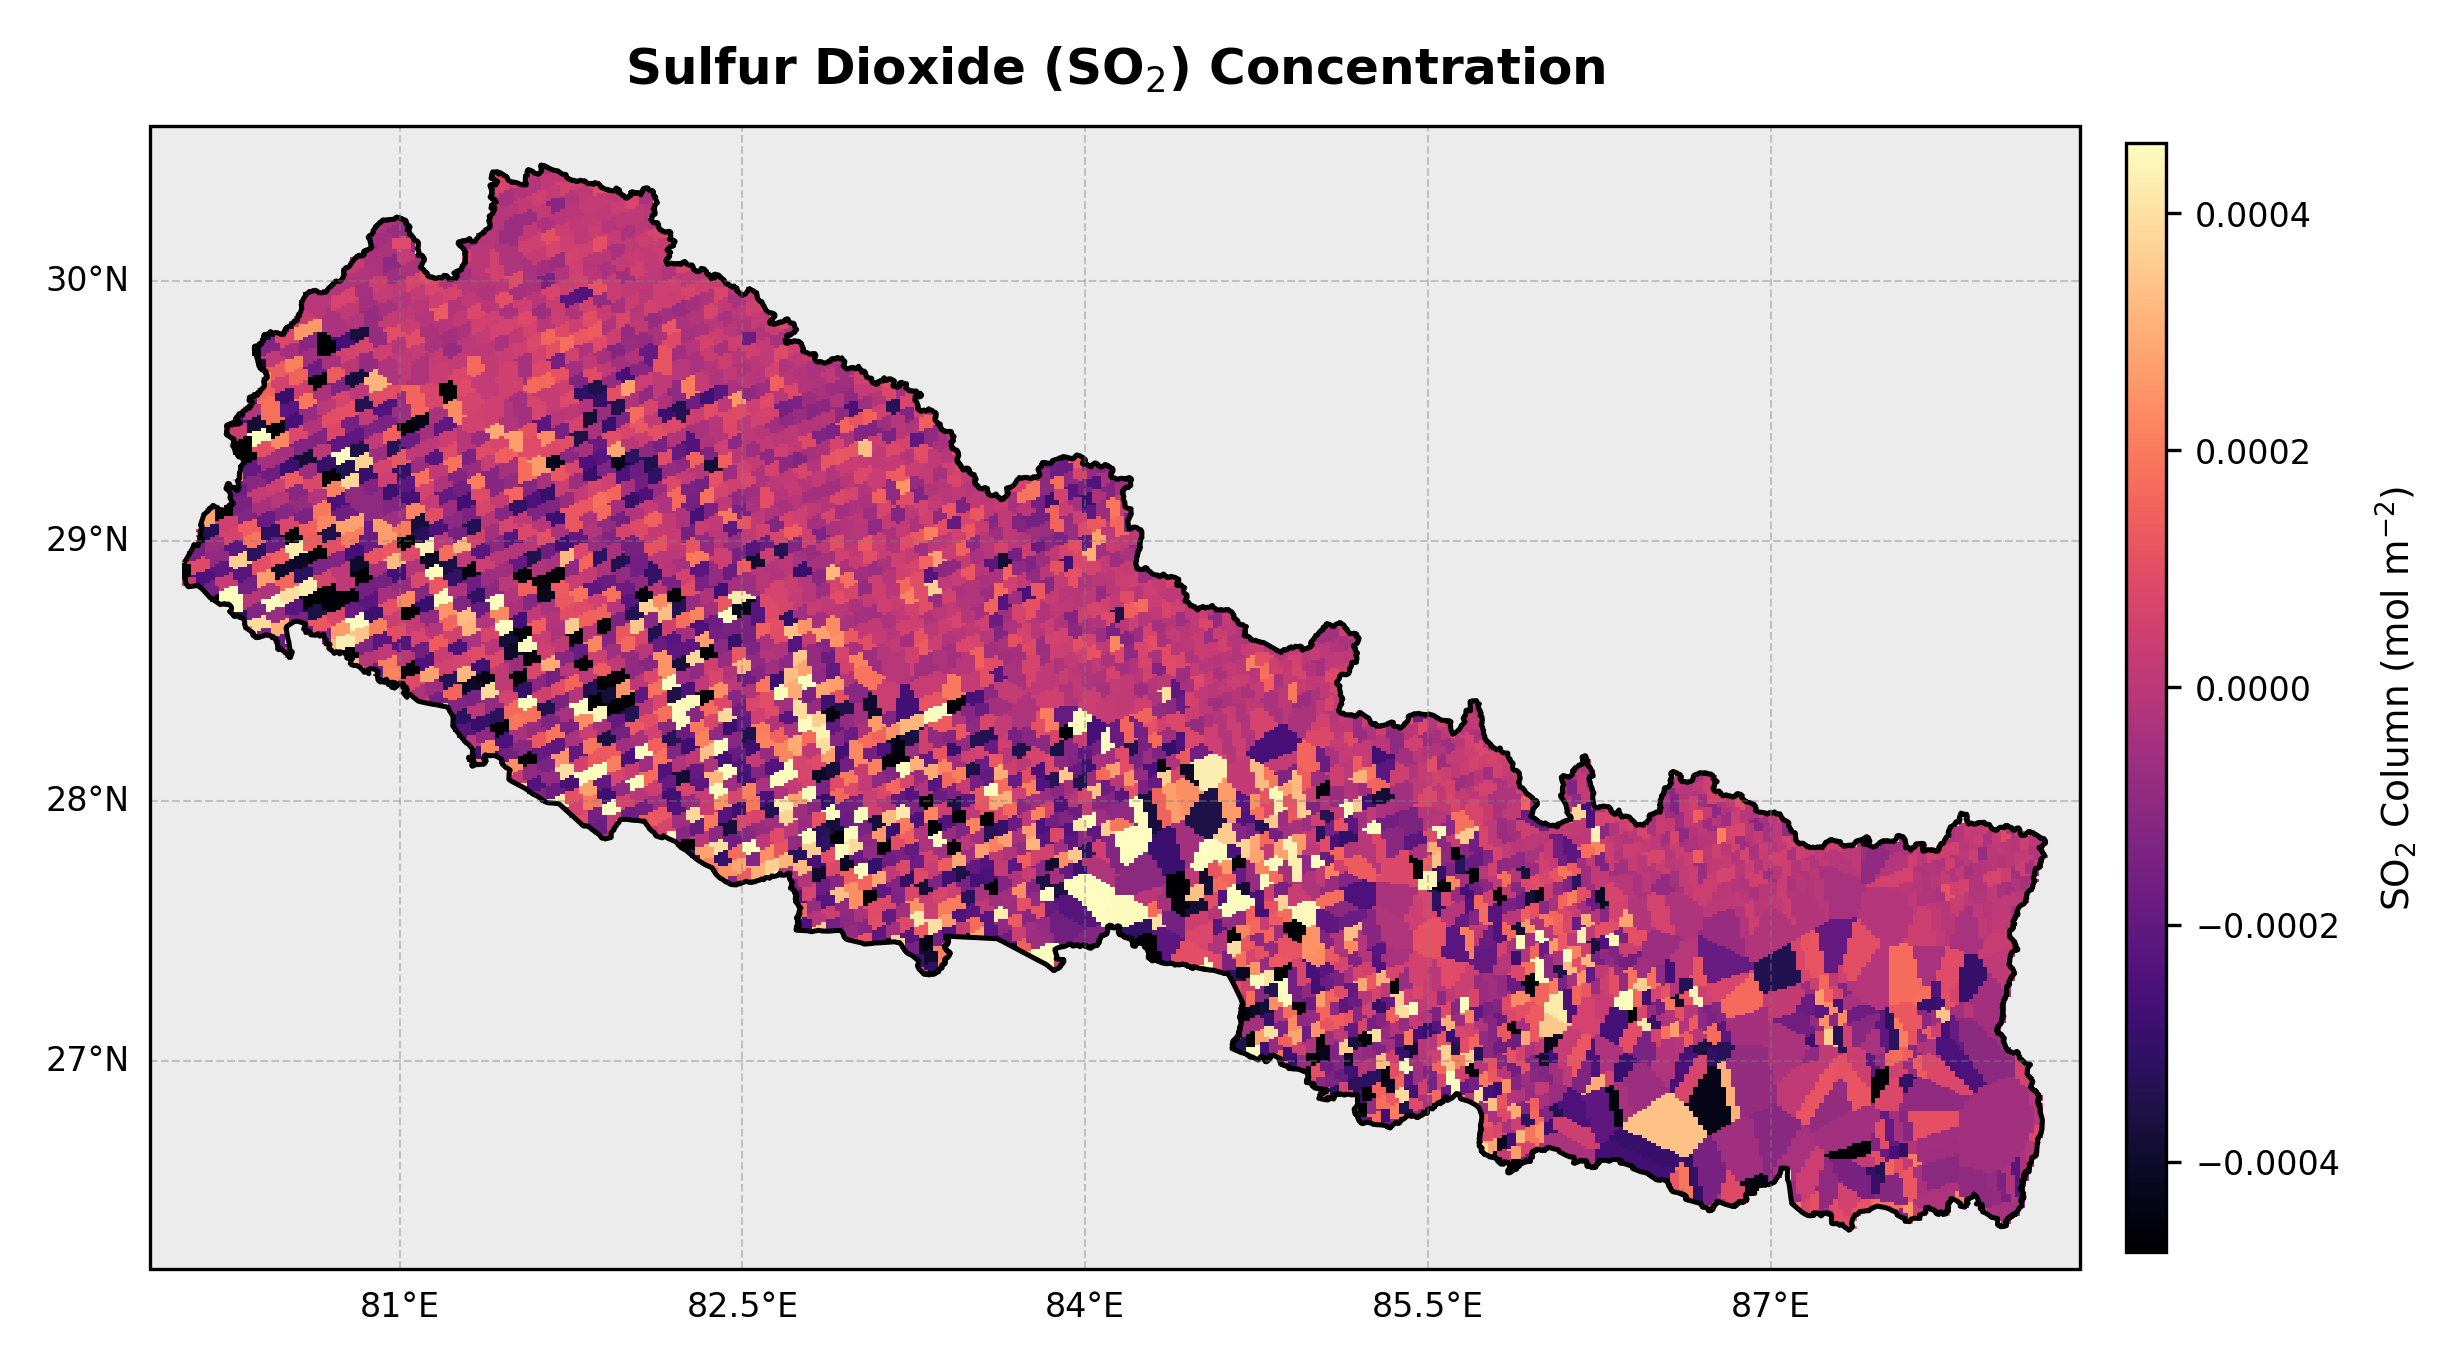

Reproduce this figure in Python.
import netCDF4 as nc
import numpy as np
import matplotlib.pyplot as plt
import cartopy.crs as ccrs
import cartopy.feature as cfeature
import geopandas as gpd
from scipy.interpolate import griddata
from rasterio import features
from affine import Affine
import warnings

warnings.filterwarnings("ignore")

# ── File Paths ────────────────────────────────────────────────────────
nc_file        = r"C:\Users\samue\Documents\Conferences\Space\SO2\SO2_Data.nc"
shapefile_path = r"C:\Users\samue\Documents\Conferences\Space\npl_admin_boundaries_shp\npl_admin0.shp"

# ── Read Data ─────────────────────────────────────────────────────────
ds   = nc.Dataset(nc_file)
prod = ds.groups['PRODUCT']

lon      = prod.variables['longitude'][:].flatten()
lat      = prod.variables['latitude'][:].flatten()
data_var = prod.variables['sulfurdioxide_total_vertical_column'][0, :, :].flatten()
qa       = prod.variables['qa_value'][0, :, :].flatten()

mask       = (qa > 0.5) & (~data_var.mask)
lon_clean  = lon[mask]
lat_clean  = lat[mask]
data_clean = data_var[mask]
ds.close()

# ── Geography ─────────────────────────────────────────────────────────
nepal  = gpd.read_file(shapefile_path)
if nepal.crs.to_epsg() != 4326:
    nepal = nepal.to_crs('EPSG:4326')
bounds = nepal.total_bounds   # [W, S, E, N]

# ── Grid & Interpolate ────────────────────────────────────────────────
RES    = 400
grid_x = np.linspace(bounds[0], bounds[2], RES)
grid_y = np.linspace(bounds[3], bounds[1], RES)   # N → S (required by rasterio)
grid_lon, grid_lat = np.meshgrid(grid_x, grid_y)

grid_data = griddata((lon_clean, lat_clean), data_clean,
                     (grid_lon, grid_lat), method='nearest')

# ── Mask Outside Nepal  (dy NEGATIVE = north-to-south) ───────────────
dx        = (bounds[2] - bounds[0]) / RES
dy        = (bounds[3] - bounds[1]) / RES
transform = Affine.translation(bounds[0], bounds[3]) * Affine.scale(dx, -dy)

mask_arr = features.geometry_mask(
    nepal.geometry, out_shape=grid_data.shape,
    transform=transform, invert=False
)
grid_data[mask_arr] = np.nan

# ── Plot ──────────────────────────────────────────────────────────────
fig = plt.figure(figsize=(10, 6), dpi=300)
ax  = fig.add_subplot(1, 1, 1, projection=ccrs.PlateCarree())

ax.set_extent([bounds[0] - 0.15, bounds[2] + 0.15,
               bounds[1] - 0.15, bounds[3] + 0.15],
              crs=ccrs.PlateCarree())

ax.add_feature(cfeature.LAND,  facecolor='#ececec', zorder=0)
ax.add_feature(cfeature.OCEAN, facecolor='#cce5f0', zorder=0)

vmin = np.nanpercentile(grid_data, 2)
vmax = np.nanpercentile(grid_data, 98)

im = ax.pcolormesh(grid_lon, grid_lat, grid_data,
                   cmap='magma', shading='auto',
                   vmin=vmin, vmax=vmax,
                   transform=ccrs.PlateCarree(), zorder=1)

nepal.boundary.plot(ax=ax, color='black', linewidth=1.2, zorder=2)

gl = ax.gridlines(draw_labels=True, linestyle='--',
                  alpha=0.4, color='gray', linewidth=0.5)
gl.top_labels   = False
gl.right_labels = False
gl.xlabel_style = {'size': 8}
gl.ylabel_style = {'size': 8}

cbar = fig.colorbar(im, ax=ax, orientation='vertical',
                    pad=0.02, shrink=0.80, aspect=28)
cbar.set_label(r'SO$_2$ Column (mol m$^{-2}$)', fontsize=9, labelpad=8)
cbar.ax.tick_params(labelsize=8)

ax.set_title(r'Sulfur Dioxide (SO$_2$) Concentration', fontsize=12,
             fontweight='bold', pad=10)

plt.savefig('SO2_Plot.png', dpi=300, bbox_inches='tight', pad_inches=0.15)
plt.show()
print("Saved → SO2_Plot.png")
